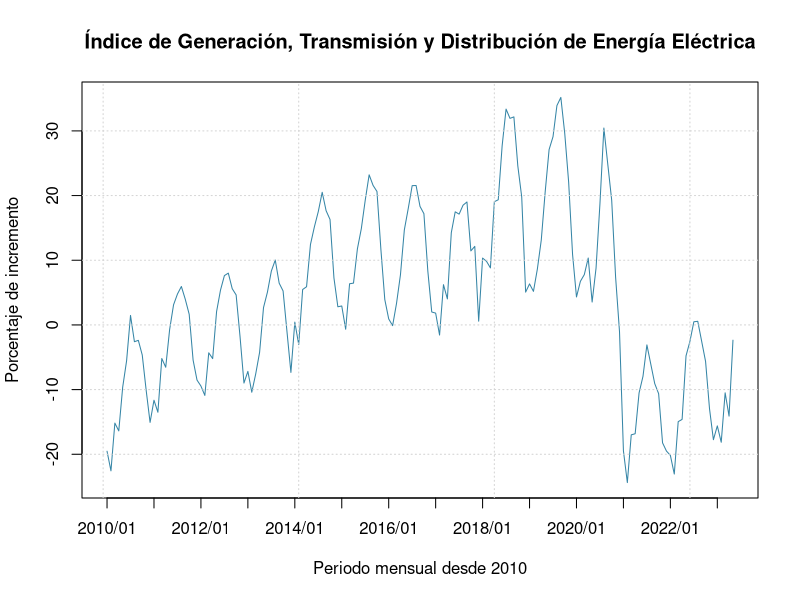
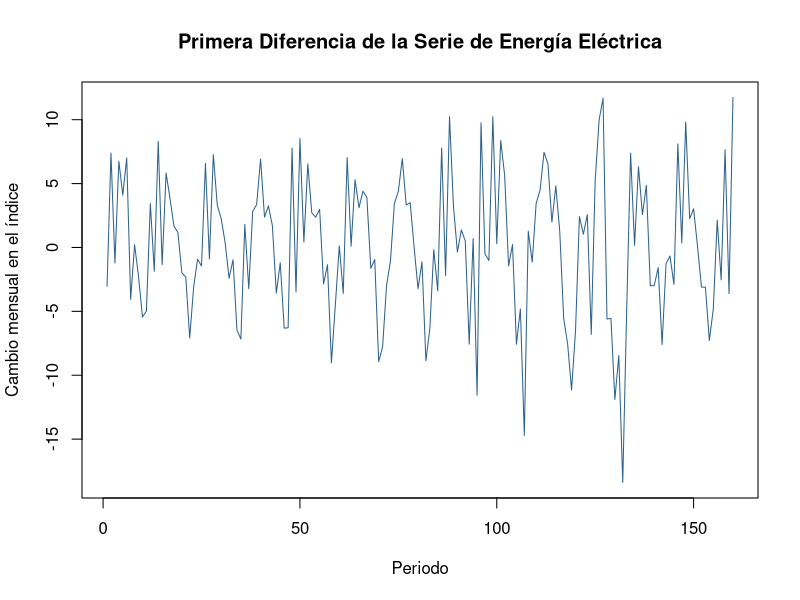
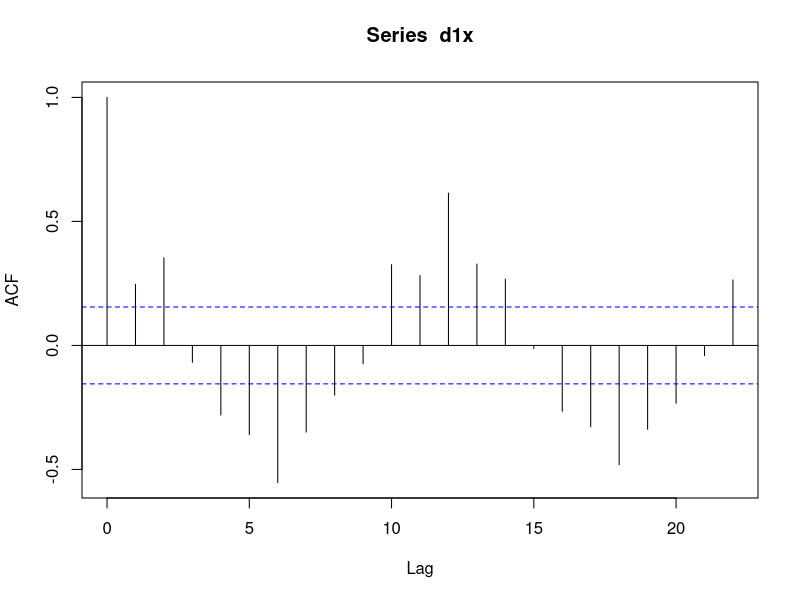
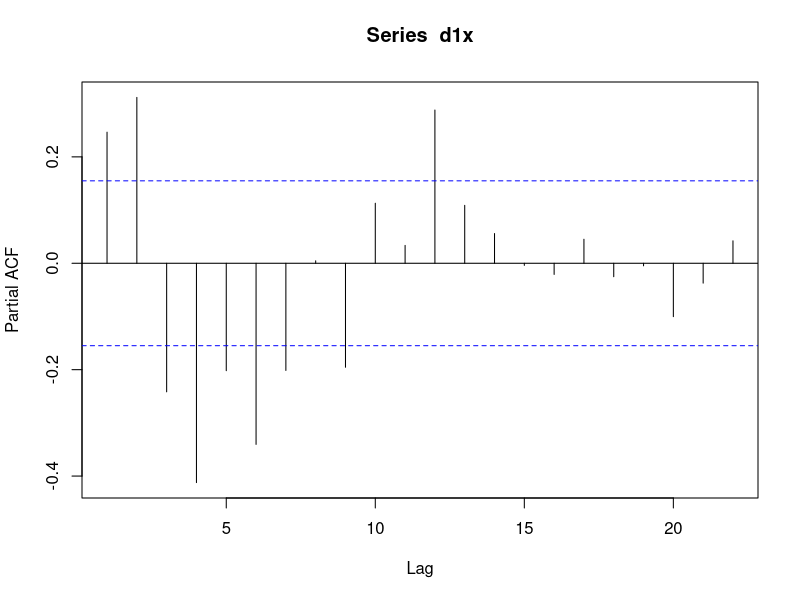
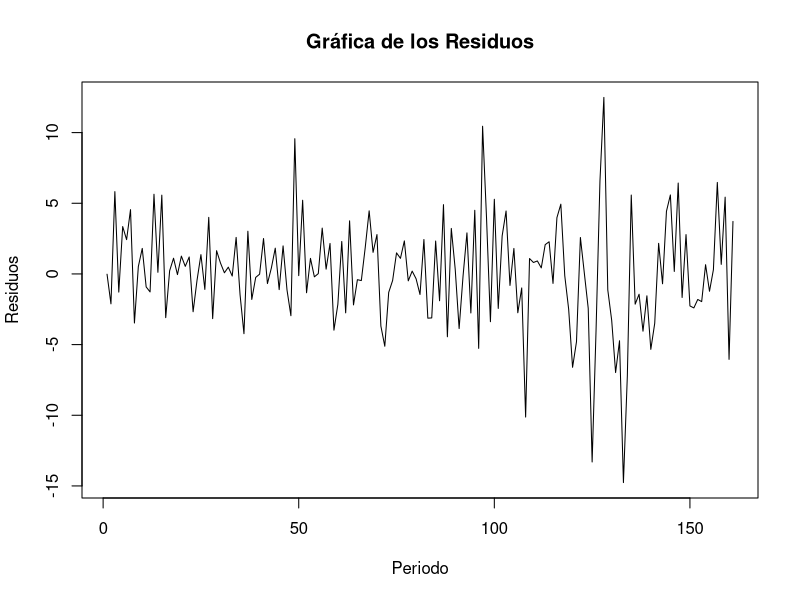
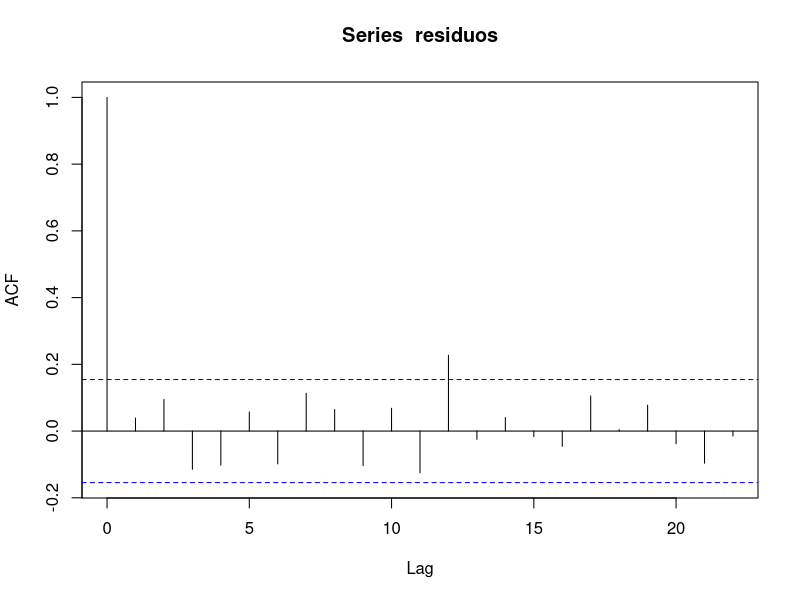
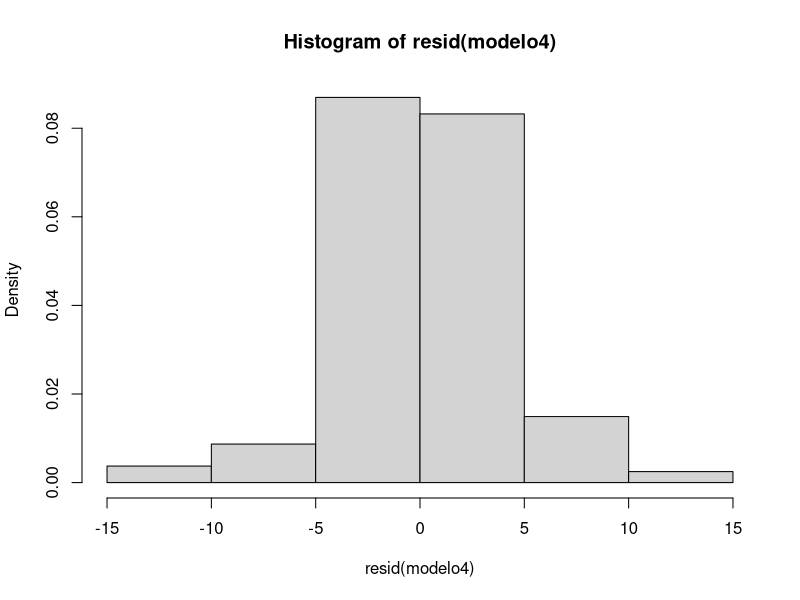
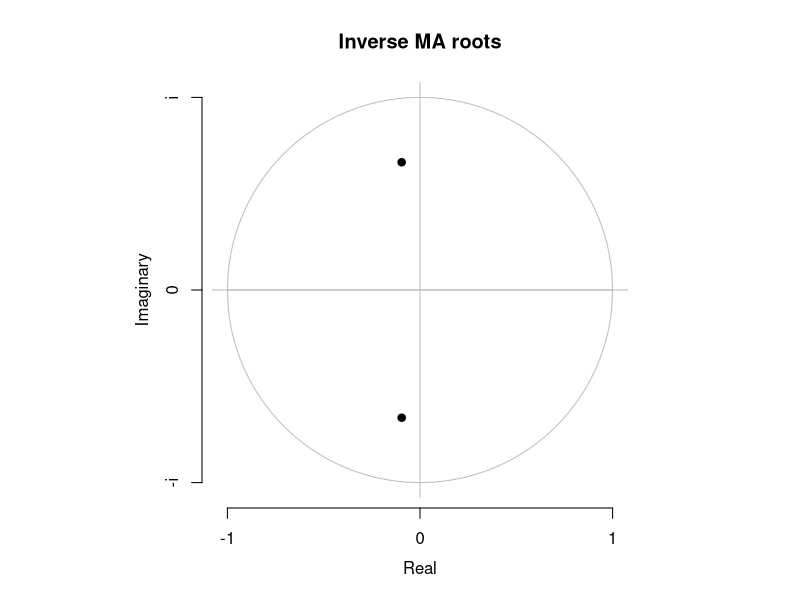

R code for these plots, in order: (Note: this script raises an error after producing the figures.)
## ---- chunk 1
knitr::opts_chunk$set(echo = FALSE)
## ---- chunk 2
suppressPackageStartupMessages({
  library(tseries)
  library(dplyr)
  library(lmtest)
  library(forecast)
  library(ggfortify)
})
## ---- chunk 3
# Generamos Tabla con los datos a evaluar
tabla <- read.csv('energia.csv')
tabla2 <- select(tabla, Periodo=y, IE=x)
head(tabla2)
## ---- chunk 4
# Grafico de los datos con etiquetas de periodos reales
plot(tabla2$IE, type = 'l',
     main = "Índice de Generación, Transmisión y Distribución de Energía Eléctrica",
     col = "#3585A6",
     xlab = "Periodo mensual desde 2010",
     ylab = "Porcentaje de incremento",
     xaxt = 'n')  # Suprimimos el eje x predeterminado

# Definimos las posiciones para las etiquetas (puedes ajustar esto)
posiciones_etiquetas <- seq(1, length(tabla2$Periodo), by = 12)  # Por ejemplo, cada 12 meses

# Agregamos el eje x con los valores de periodo reales
axis(1, at = posiciones_etiquetas, labels = tabla2$Periodo[posiciones_etiquetas])

# Opcional: Agregar una cuadrícula para facilitar la lectura
grid()
## ---- chunk 5
# Prueba de Dickey Fuller Aumentada
x<-tabla2$IE
adf.test(x)
## ---- chunk 6
# 1era Diferencia
d1x <- diff(x)
adf.test(d1x)  
plot(d1x, type = 'l',
     main = "Primera Diferencia de la Serie de Energía Eléctrica",
     col = "#2E628C",
     xlab = "Periodo",
     ylab = "Cambio mensual en el índice")
## ---- chunk 7
# Funcion de autocorrelacion (MA)
a <- acf(d1x)
a
## ---- chunk 8
# Funcion de autocorrelacion parcial (AR)
p<-pacf(d1x)
p
## ---- chunk 9
# Ajustar un modelo Arima con AIC
p <- 4
q <- 4
d <- 0:1

tabla0 <- data.frame()

for (d in d) {
  for (p in 0:p) {
    for (q in 0:q) {
      modelo <- tryCatch(
        arima(x, order = c(p, d, q)),
        error = function(e) NULL
      )
      if (!is.null(modelo)) {
        A <- AIC(modelo)
        tabla0 <- rbind(tabla0, c(p, d, q, A))
      }
    }
  }
}

colnames(tabla0) <- c("p", "d", "q", "AIC")
tabla0 <- arrange(tabla0, AIC) %>% head(5)
tabla0

## ---- chunk 10
# Coeficientes significativos? Los 5 mejores 
# Calcular estadísticos t manualmente
modelo1 <- arima(x, order = c(4,1,4))
resumen <-summary(modelo1)
coeficientes <- coef(modelo1)
errores <- sqrt(diag(modelo1$var.coef))  # Errores estándar
t_calculado <- coeficientes / errores
significativos <- abs(t_calculado) >= 1.98
significativos
resumen
## ---- chunk 11
modelo2 <- arima(x, order = c(4,1,2))
resumen2<-summary(modelo2)
coeficientes <- coef(modelo2)
errores <- sqrt(diag(modelo2$var.coef))  # Errores estándar
t_calculado2 <- coeficientes / errores
significativos2 <- abs(t_calculado2) >= 1.98
significativos2
resumen2
## ---- chunk 12
modelo3 <- arima(x, order = c(3,1,3))
resumen3<-summary(modelo3)
coeficientes <- coef(modelo3)
errores <- sqrt(diag(modelo3$var.coef))  # Errores estándar
t_calculado3 <- coeficientes / errores
significativos3 <- abs(t_calculado3) >= 1.98
significativos3
resumen3
## ---- chunk 13
modelo4 <- arima(x, order = c(3,1,2))
resumen4<-summary(modelo4)
coeficientes <- coef(modelo4)
errores <- sqrt(diag(modelo4$var.coef))  # Errores estándar
t_calculado4 <- coeficientes / errores
significativos4 <- abs(t_calculado4) >= 1.98
significativos4
resumen4
## ---- chunk 14
modelo5 <- arima(x, order = c(4,1,3))
resumen5<-summary(modelo5)
coeficientes <- coef(modelo5)
errores <- sqrt(diag(modelo5$var.coef))  # Errores estándar
t_calculado5 <- coeficientes / errores
significativos5 <- abs(t_calculado5) >= 1.98
significativos5
resumen5
## ---- chunk 15
# Intervalos de confianza del mejor modelo
confint(modelo4, level = 0.95)

## ---- chunk 16
# Intervalos de confianza
coeficientes <- coef(modelo4)
errores <- sqrt(diag(modelo4$var.coef))


tabla_intervalos <- data.frame(
  Parametro = names(coeficientes),
  Estimacion = coeficientes,
  Std_Error = errores,
  LI = coeficientes - 1.98 * errores,  # Límite inferior
  LS = coeficientes + 1.98 * errores   # Límite superior
)

tabla_intervalos
## ---- chunk 17
# Auto Arima
AA<-auto.arima(x)
AA
## ---- chunk 18
# Intervalos de confianza
coeficientes <- coef(AA)
errores <- sqrt(diag(AA$var.coef))  # Errores estándar
t_calculado <- coeficientes / errores
significativos <- abs(t_calculado) >= 1.98
significativos
## ---- chunk 19
# Intervalos de confianza
coeficientesA <- coef(AA)
erroresA <- sqrt(diag(AA$var.coef))


tabla_intervalosA <- data.frame(
  ParametroA = names(coeficientesA),
  EstimacionA = coeficientesA,
  Std_ErrorA = errores,
  LI = coeficientesA - 1.98 * erroresA,  # Límite inferior
  LS = coeficientesA + 1.98 * erroresA   # Límite superior
)

tabla_intervalosA
## ---- chunk 20
residuos <- residuals(modelo4)
plot(residuos, main = "Gráfica de los Residuos", ylab = "Residuos", xlab = "Periodo")
acf(residuos)
## ---- chunk 21
Box.test(resid(modelo4), lag = 20, type = "Ljung-Box")
## ---- chunk 22
hist(resid(modelo4), freq = FALSE)
## ---- chunk 23
plot(AA)
plot(modelo4)

## ---- chunk 24
pronostico <- forecast(AA, h=p)
plot(pronostico)
## ---- chunk 25
pronostico <- forecast(modelo4, h=p)
plot(pronostico)
## ---- chunk 26
autoplot(AA)
## ---- chunk 27
autoplot(modelo4)
